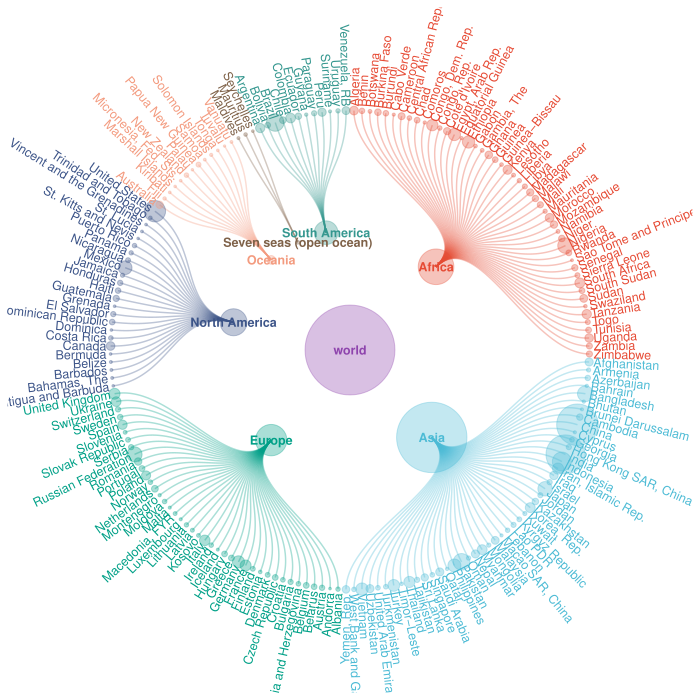

This figure's R source:
# 简洁 tidyverse 风格：tidygraph + ggraph 富集花瓣图

library(tidyverse)
library(ggraph)
library(tidygraph)
library(treemap)

# 数据准备：提取节点与边 -------------------------------------------------------
data("GNI2014", package = "treemap")

ROOT <- "world"             #? 根节点名称
LEAF_LEVEL2 <- "country"    #? 叶子节点层级名称
LEAF_LEVEL1 <- "continent"  #? 叶子节点层级名称
SIZE <- "population"        #? 叶子节点大小变量名称

GNI2014 <- as_tibble(GNI2014)

country_index <- c(LEAF_LEVEL1, LEAF_LEVEL2)

nodes_country <- map_dfr(seq_along(country_index), \(i) {
  node_columns <- country_index[seq_len(i)]

  GNI2014 |>
    group_by(across(all_of(node_columns))) |>
    summarise(
      node.size = sum(.data[[SIZE]]),
      node.level = country_index[[i]],
      node.count = n(),
      .groups = "drop"
    ) |>
    mutate(
      node.short_name = as.character(.data[[node_columns[[length(node_columns)]]]]),
      node.branch = as.character(.data[[node_columns[[1]]]])
    ) |>
    unite(node.name, all_of(node_columns), sep = "/")
})

nodes_country <- bind_rows(
  tibble(
    node.name = ROOT,
    node.size = sum(GNI2014[[SIZE]]),
    node.level = ROOT,
    node.count = 1L,
    node.short_name = ROOT,
    node.branch = ROOT
  ),
  nodes_country
) |>
  mutate(
    node.level = factor(node.level, levels = c(ROOT, country_index)),
    node.branch = if_else(is.na(node.branch), ROOT, node.branch),
    node.size   = replace_na(node.size, 0)
  )

edges_country <- map_dfr(seq(2, length(country_index)), \(i) {
  node_columns <- country_index[seq_len(i)]

  GNI2014 |>
    unite(
      from,
      all_of(node_columns[-length(node_columns)]),
      sep = "/",
      remove = FALSE
    ) |>
    unite(to, all_of(node_columns), sep = "/") |>
    select(from, to) |>
    mutate(across(c(from, to), as.character))
})

edges_country <- bind_rows(
  GNI2014 |>
    group_by(across(all_of(country_index[[1]]))) |>
    summarise(.groups = "drop") |>
    transmute(
      from = ROOT,
      to = as.character(.data[[country_index[[1]]]])
    ),
  edges_country
)

graph_country <- tbl_graph(nodes_country, edges_country)

# 配色：按分支构建调色板 -------------------------------------------------------

branches <- graph_country |>
  activate(nodes) |>
  as_tibble() |>
  pull(node.branch) |>
  unique() |>
  sort()

palette_cols <- c(
  "#E64B35FF", "#4DBBD5FF", "#00A087FF",
  "#3C5488FF", "#F39B7FFF", "#7E6148FF", "#35978f", "#8E44AD"
)[seq_along(branches)]

names(palette_cols) <- branches

# 绘图 --------------------------------------------------------------------------
p <- graph_country |>
  ggraph(layout = "dendrogram", circular = TRUE) +
  geom_edge_diagonal(
    aes(edge_colour = node1.node.branch, filter = node1.node.level != ROOT),
    edge_alpha = 1 / 3
  ) +
  geom_node_point(aes(size = node.size, colour = node.branch), alpha = 1 / 3) +
  geom_node_text(
    aes(
      x = 1.0175 * x,
      y = 1.0175 * y,
      label = node.short_name,
      angle = -((-node_angle(x, y) + 90) %% 180) + 90,
      filter = leaf,
      colour = node.branch
    ),
    size = 3,
    hjust = "outward"
  ) +
  geom_node_text(
    aes(label = node.short_name, filter = !leaf, colour = node.branch),
    fontface = "bold",
    size = 3,
    family = "sans"
  ) +
  scale_size(range = c(0.5, 30)) +
  scale_color_manual(values = palette_cols) +
  scale_edge_colour_manual(values = palette_cols) +
  theme(
    panel.background = element_blank(),
    panel.grid.minor = element_blank(),
    panel.grid.major = element_blank(),
    legend.position = "none"
  ) +
  coord_fixed() +
  coord_cartesian(xlim = c(-1.3, 1.3), ylim = c(-1.3, 1.3))

ggsave(p, filename = "花瓣富集图.pdf")
